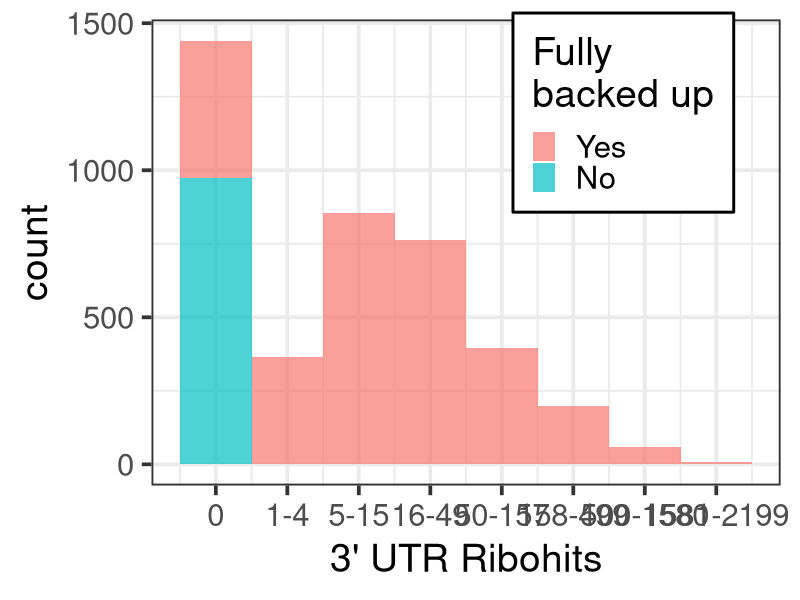

This figure's R source:
# New Figure 2 (histogram)

# Load ribohits data.
ribohits.data <- read.table("Data/ribohits_data_11-13-19.tab", header = T, sep = "\t", stringsAsFactors = F)

# Load packages.
library(tidyverse)

# Global variables.
today.date <- "1-24-20"

# Histogram of 3' UTR ribohits coverage.
histogram.ribo.filename <- paste("Scripts/Figures/histogram_ribohits_", today.date, ".png", sep = "")
png(histogram.ribo.filename, width = 15, height = 7, units = "in", res = 350)
ggplot(
  data = ribohits.data,
  aes(
    x = log10(Ribohits.summed + 0.5),
    fill = as.character(Fragile)
  )
) +
  geom_histogram(breaks = c(seq(-0.301030, 3.7, by = 0.5)), alpha = 0.7) +
  #geom_smooth() +
  xlab("3' UTR Ribohits") +
  scale_x_continuous(breaks = c(seq((-0.301030 + 0.19897)/2, 3.7, by = 0.5)),
                     labels = c("0", "1-4", "5-15", "16-49", "50-157", "158-499", "500-1580", "1581-2199")) +
  #scale_y_continuous(breaks = sqrt(c(0, 0.1, 0.25, 0.5, 1)),
  #                   labels = c("0.00", "0.10", "0.25", "0.50", "1.00")) +
  theme_bw(base_size = 28) +
  theme(legend.position = c(0.75, 0.8),
        legend.background = element_rect(fill = "white", size = 1, linetype = "solid", color = "black")) +
  scale_fill_discrete(name = "Fully\nbacked up", labels = c("Yes", "No"))
dev.off()
